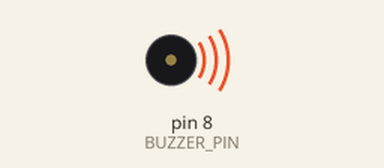
A sketch run on a simulated Arduino Uno, built with avr-gcc and run on an emulated ATmega328P. On the bench: buzzer (waves = sounding).

Above: at 0.1 s.
Timing chart, 0 to 1.6 s (numbered marks = the images above):
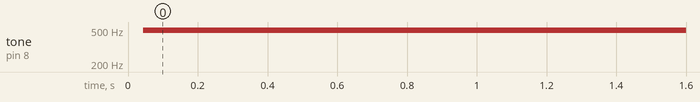

The sketch:

24_passive_buzzer_expl.ino
```cpp
const int BUZZER_PIN = 8;
const int BUZZER_TIME = 1000;

void setup()
{
  pinMode(BUZZER_PIN, OUTPUT);
}

void loop()
{
  digitalWrite(BUZZER_PIN, HIGH);
  delayMicroseconds(BUZZER_TIME);
  digitalWrite(BUZZER_PIN, LOW);
  delayMicroseconds(BUZZER_TIME);
}
```

Measured:
- by itself, tone on pin 8 (BUZZER_PIN): silent → 498 Hz at 0.04 s
